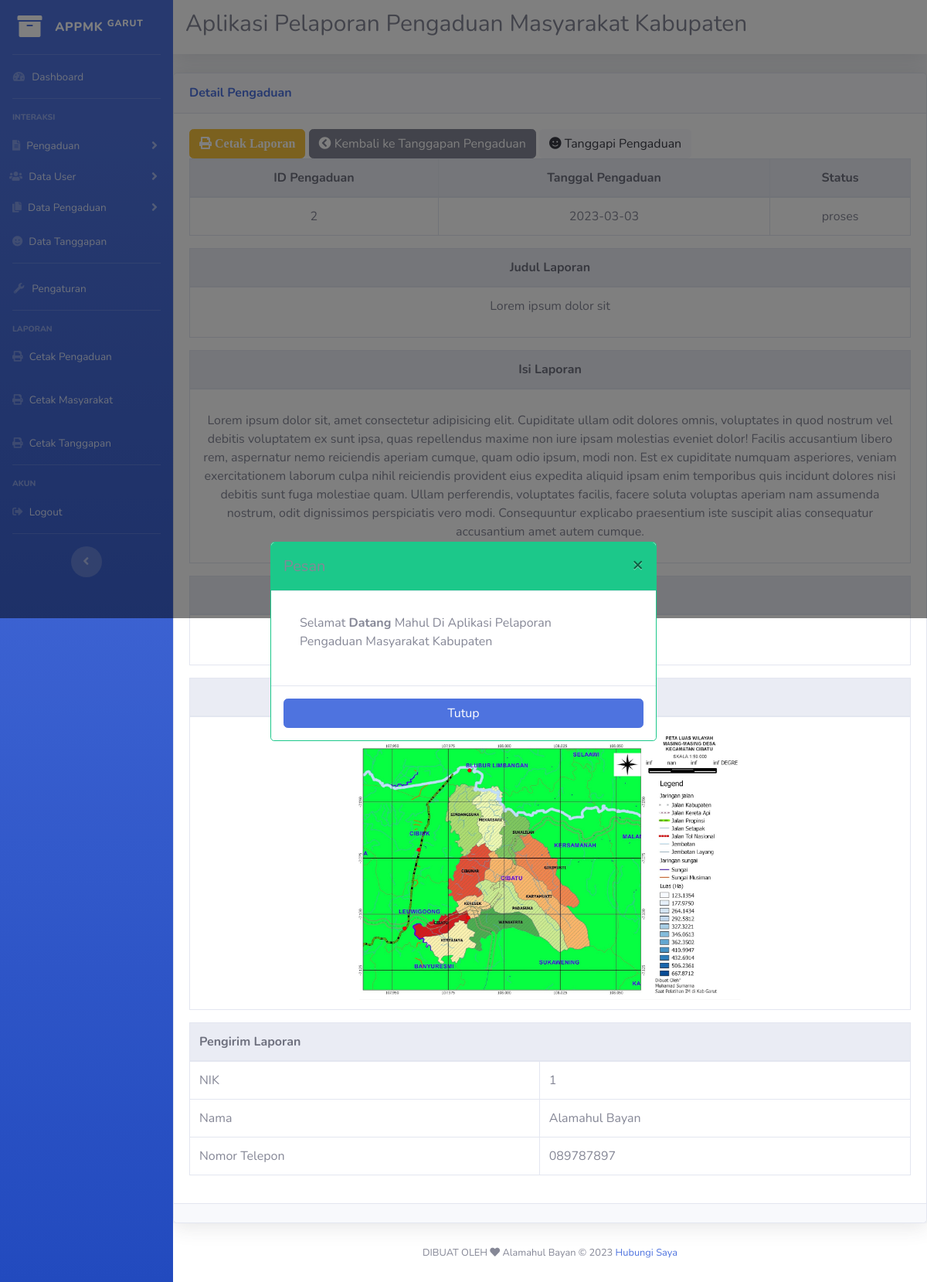
The app's page /public/TanggapiPengaduan/detail/2 (signed in) with its own data.
### tables this page shows
CREATE TABLE `pengaduan` (
  `id_pengaduan` int(11) NOT NULL,
  `tgl_pengaduan` date NOT NULL,
  `nik` int(11) NOT NULL,
  `judul_laporan` varchar(25) NOT NULL,
  `isi_laporan` text NOT NULL,
  `alamat_pengaduan` varchar(100) NOT NULL,
  `foto` varchar(255) NOT NULL,
  `status` enum('0','proses','ditolak','selesai') NOT NULL
);

CREATE TABLE `masyarakat` (
  `nik` char(16) NOT NULL,
  `nama` varchar(50) NOT NULL,
  `alamat` varchar(100) NOT NULL,
  `username` varchar(25) NOT NULL,
  `password` varchar(255) NOT NULL,
  `telp` varchar(13) NOT NULL,
  `foto_profile` varchar(255) NOT NULL
);

### app/core/Controller.php (called while the page is built, shortened)
<?php
class Controller {
    public function view($view, $data =[]){
        include "../app/views/$view" . '.php';
    }
    public function model($model){
        return new $model;
    }
}

### app/controllers/TanggapiPengaduan.php (called while the page is built, shortened)
<?php
class TanggapiPengaduan extends Controller {
    public function detail($id)
    {
        $data['judul'] = 'Detail Pengaduan';
        $data['pengaduan'] = $this->model('PengaduanModel')->ambilPengaduanDenganIdPetugas($id);
        $this->view('tanggapanPengaduan/detail', $data);
    }
}

### app/core/App.php (called while the page is built, shortened)
<?php
class App {
    protected $method = 'index';
    protected $params = [];
    public function __construct()
    {
        $url = $this->parseURL();
        if (file_exists('../app/controllers/' . $url[0] . '.php'))
        {
            unset($url[0]);
        }
          $this->controller = new $this->controller;
          if (isset($url[1])) {
               if (method_exists($this->controller, $url[1])) {
                    $this->method = $url[1];
                    unset($url[1]);
               }
          }
          if (!empty($url)) {
               $this->params = array_values($url);
          }
          call_user_func_array([$this->controller, $this->method], $this->params);
    }
    public function parseURL()
    {
        if (isset($_GET['url'])){
            $url = rtrim($_GET['url'], '/');
            $url = filter_var($url, FILTER_SANITIZE_URL);
            $url = explode('/', $url);
            return $url;
        }
    }
}

### public/index.php (called while the page is built, shortened)
<?php
$app = new App;

### app/core/Database.php (called while the page is built, shortened)
<?php
class Database {
     private $host = DB_HOST;
     private $user = DB_USER;
     private $pass = DB_PASS;
     private $db_name = DB_NAME;
     private $dbh;
     private $stmt;
     public function __construct() {
          $dsn ='mysql:host='. $this->host .';dbname='. $this->db_name;
          $option = [
               PDO::ATTR_PERSISTENT => true,
               PDO::ATTR_ERRMODE => PDO::ERRMODE_EXCEPTION
               ];
          try{
               $this->dbh = new PDO($dsn, $this->user, $this->pass, $option);
          } catch(PDOException $E){
               die($E->getMessage());
          }
     }
     public function query($query){
          $this->stmt = $this->dbh->prepare($query);
     }
     public function bind($param, $value, $type = null){
          if(is_null($type)) {
               switch ( true ) {
                    default:
                         $type = PDO::PARAM_STR;
                         break;
               }
          }
          $this->stmt->bindValue($param, $value, $type);
     }
     public function execute()
     {
          $this->stmt->execute();
     }
     public function single()
     {
          $this->execute();
          return $this->stmt->fetch(PDO::FETCH_ASSOC);
     }
}

### app/models/PengaduanModel.php (called while the page is built, shortened)
<?php
class PengaduanModel {
     private $tabelPengaduan = 'pengaduan';
     private $tabelUser = 'masyarakat';
     private $db;
     public function __construct()
     {
          $this->db = new Database;
     }
     public function ambilPengaduanDenganIDPetugas($id){
      $query = "SELECT * FROM ".
       $this->tabelPengaduan.",".
       $this->tabelUser .
       " WHERE ". $this->tabelPengaduan .".id_pengaduan =:id".
      " AND " .$this->tabelPengaduan. ".nik = ".$this->tabelUser. ".nik";
      $this->db->query($query);
      $this->db->bind('id', $id);
      return $this->db->single();
   }
}

### app/views/tanggapanPengaduan/detail.php (the view, shortened to what this page needs)
<?php
  $pengaduan = $data['pengaduan'];
?>
<div style="" class="card shadow">
  <div class="card-header py-3">
    <h6 class="m-0 font-weight-bold text-primary">Detail Pengaduan</h6>
  </div>
  <div class="card-body">
  <?php
    if($_SESSION['level'] == 'admin') : ?>
  <a target="__blank" href="<?= BASEURL ?>/cetakLaporan/detail/<?= $pengaduan['id_pengaduan'] ?>" class="btn btn-warning"><i class="fas fa-print">  Cetak Laporan</i></a>
  <?php endif; ?>
  <a href="<?= BASEURL; ?>/TanggapiPengaduan" class="btn btn-secondary">
      <i class="fas fa-chevron-circle-left"></i> Kembali ke Tanggapan Pengaduan
    </a>
    <?php if ($pengaduan['status'] == 'proses'): ?>
      <a href="<?= BASEURL ?>/TanggapiPengaduan/buatTanggapan/<?=$pengaduan['id_pengaduan']; ?>" class="btn btn-light">
      <i class="fas fa-smile"></i> Tanggapi Pengaduan</i>
      </a>
    <?php elseif ($pengaduan['status'] == '0'): ?>
    <button readonly class="btn btn-danger"><i class="fas fa-frown"></i> Belum bisa diverifikasis</button>
    <?php else : ?>
    <?php endif; ?>
    <div class="table-responsive text-center">
      <table class="table table-bordered mt-0" id="dataTable" width="100%" cellspacing="0">
        <thead class="thead-light">
          <tr>
            <th>ID Pengaduan</th>
            <th>Tanggal Pengaduan</th>
            <th>Status</th>
          </tr>
        </thead>
        <tbody>
          <tr>
            <td><?= $pengaduan['id_pengaduan']; ?></td>
            <td><?= $pengaduan['tgl_pengaduan']; ?></td>
            <td><?= $pengaduan['status']; ?></td>
          </tr>
        </tbody>
      </table>
    </div>
    <div class="table-responsive text-center">
      <table class="table table-bordered" id="dataTable" width="100%" cellspacing="0">
        <thead class="thead-light">
          <tr><th>Judul Laporan</th></tr>
        </thead>
        <tbody>
          <tr><td><p>
            <?= $pengaduan['judul_laporan']; ?>
          </p>
          </td></tr>
        </tbody>
      </table>
    </div>
    <div class="table-responsive text-center">
      <table class="table table-bordered" id="dataTable" width="100%" cellspacing="0">
        <thead class="thead-light">
          <tr><th>Isi Laporan</th></tr>
        </thead>
        <tbody>
          <tr><td><p>
            <?= $pengaduan['isi_laporan']; ?>
          </p>
          </td></tr>
        </tbody>
      </table>
    </div>
    <div class="table-responsive text-center">
      <table class="table table-bordered" id="dataTable" width="100%" cellspacing="0">
        <thead class="thead-light">
          <tr><th>Alamat Pengaduan</th></tr>
        </thead>
        <tbody>
          <tr><td><p>
          </p>
          </td></tr>
        </tbody>
      </table>
    </div>
    <div class="table-responsive text-center">
      <table class="table table-bordered" id="dataTable" width="100%" cellspacing="0">
        <thead class="thead-light">
          <tr><th>Foto Laporan</th></tr>
        </thead>
        <tbody>
          <tr><td><img style="width:500px;" src="<?= BASEURL; ?>/img/<?= $pengaduan['foto'] ?> " class="img-fluid rounded" alt="Foto Laporan">
          </td></tr>
        </tbody>
      </table>
    </div>
    <div class="table-responsive">
      <table class="table table-bordered mt-0" id="dataTable" width="100%" cellspacing="0">
        <thead class="thead-light">
          <tr>
            <th colspan="3">Pengirim Laporan</th>
          </tr>
        </thead>
        <tbody>
          <tr>
            <td colspan="1"> NIK </td>
            <td colspan="2"><?= $pengaduan['nik']; ?></td>
          </tr>
          <tr>
            <td colspan="1"> Nama </td>
            <td colspan="2"><?= $pengaduan['nama']; ?></td>
          </tr>
          <tr>
            <td colspan="1"> Nomor Telepon </td>
            <td colspan="2"><?= $pengaduan['telp']; ?></td>
          </tr>
        </tbody>
      </table>
    </div>
    </div>
    <div class="card-footer">
    </div>
</div>

### records on screen
pengaduan: id_pengaduan "2", tgl_pengaduan "2023-03-03", status "proses", judul_laporan "Lorem ipsum dolor sit", isi_laporan "Lorem ipsum dolor sit, amet consectetur adipisicing elit. Cupiditate ullam odit dolores omnis, voluptates in quod nostrum vel debitis voluptatem ex sunt ipsa, quas repellendus maxime non iure ipsam molestias eveniet dolor! Facilis accusantium libero rem, aspernatur nemo reiciendis aperiam cumque, quam odio ipsum, modi non. Est ex cupiditate numquam asperiores, veniam exercitationem laborum culpa nihil reiciendis provident eius expedita aliquid ipsam enim temporibus quis incidunt dolores nisi debitis sunt fuga molestiae quam. Ullam perferendis, voluptates facilis, facere soluta voluptas aperiam nam assumenda nostrum, odit dignissimos perspiciatis vero modi. Consequuntur explicabo praesentium…", foto (picture), masyarakat.nik "1", masyarakat.nama "Alamahul Bayan", masyarakat.telp "089787897"

### other values on screen
$fungsi "Selamat"
$pesan "Datang"
$aksi "Mahul Di Aplikasi Pelaporan Pengaduan Masyarakat Kabupaten"
